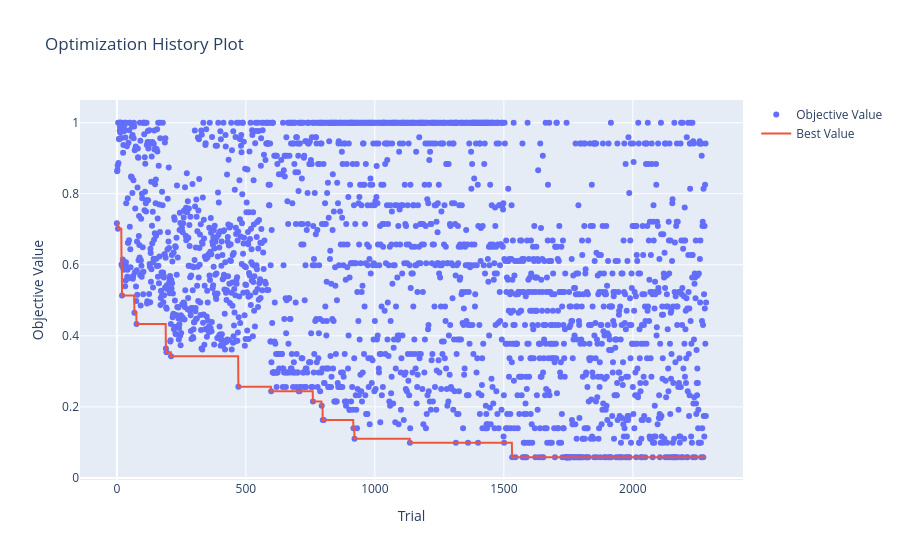

Here is the notebook cell this chart was saved with:
### Code cell
#optuna.visualization.plot_pareto_front(study, target_names=["band", "Weighted Excess"])
optuna.visualization.plot_optimization_history(study)

### Figure 1 — Plotly figure (JSON) as saved in the notebook; plotly's stock layout.template omitted (floating-point values rounded to 4 significant figures; data arrays with more than 128 entries replaced by an {"elided": "..."} marker saying what was removed)
{"data": [{"mode": "markers", "name": "Objective Value", "type": "scatter", "x": {"elided": "2276 int values"}, "y": {"elided": "2276 float values"}}, {"mode": "lines", "name": "Best Value", "type": "scatter", "x": {"elided": "2285 int values"}, "y": {"elided": "2285 float values"}}, {"marker": {"color": "#cccccc"}, "mode": "markers", "name": "Infeasible Trial", "showlegend": false, "type": "scatter", "x": [], "y": []}], "layout": {"title": {"text": "Optimization History Plot"}, "xaxis": {"title": {"text": "Trial"}}, "yaxis": {"title": {"text": "Objective Value"}}}}
